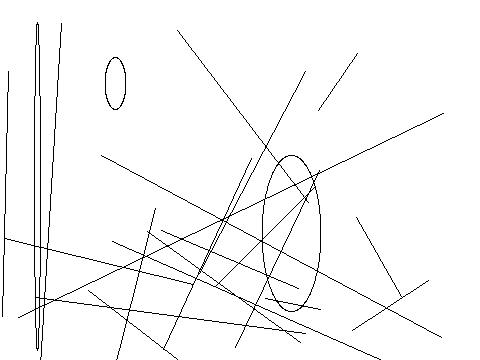

Source code (Python):
from PIL import Image, ImageDraw
image1 = Image.new('RGB', (480, 360), '#ffffff')
draw = ImageDraw.Draw(image1)
c=[105,57,126,109]
draw.ellipse(c,'#ffffff','#000000')
c=[469,126,331,278]
draw.ellipse(c,'#ffffff','#000000')
c=[262,155,321,311]
draw.ellipse(c,'#ffffff','#000000')
c=[168,340,293,303]
draw.ellipse(c,'#ffffff','#000000')
c=[100,281,147,188]
draw.ellipse(c,'#ffffff','#000000')
c=[34,22,40,350]
draw.ellipse(c,'#ffffff','#000000')
c=[300,366,76,223]
draw.ellipse(c,'#ffffff','#000000')
c=[107,66,356,63]
draw.ellipse(c,'#ffffff','#000000')
c=[336,397,260,199]
draw.ellipse(c,'#ffffff','#000000')
c=[215,191,107,351]
draw.ellipse(c,'#ffffff','#000000')
c=[198,241,93,98]
draw.ellipse(c,'#ffffff','#000000')
c=[163,341,65,126]
draw.ellipse(c,'#ffffff','#000000')
c=[342,324,145,66]
draw.ellipse(c,'#ffffff','#000000')
c=[121,333,233,287]
draw.ellipse(c,'#ffffff','#000000')
c=[360,95,127,7]
draw.ellipse(c,'#ffffff','#000000')
c=[102,385,294,182]
draw.ellipse(c,'#ffffff','#000000')
c=[314,129,235,248]
draw.ellipse(c,'#ffffff','#000000')
c=[211,396,214,214]
draw.ellipse(c,'#ffffff','#000000')
c=[350,184,207,167]
draw.ellipse(c,'#ffffff','#000000')
l=[393,365,112,241]
draw.line(l,'#000000')
l=[305,71,199,273]
draw.line(l,'#000000')
l=[39,381,61,23]
draw.line(l,'#000000')
l=[107,396,155,208]
draw.line(l,'#000000')
l=[147,231,300,342]
draw.line(l,'#000000')
l=[35,297,305,333]
draw.line(l,'#000000')
l=[441,337,101,155]
draw.line(l,'#000000')
l=[401,296,356,217]
draw.line(l,'#000000')
l=[443,113,18,317]
draw.line(l,'#000000')
l=[327,475,88,290]
draw.line(l,'#000000')
l=[298,288,161,230]
draw.line(l,'#000000')
l=[193,284,4,238]
draw.line(l,'#000000')
l=[428,280,352,330]
draw.line(l,'#000000')
l=[216,285,314,187]
draw.line(l,'#000000')
l=[318,110,357,53]
draw.line(l,'#000000')
l=[319,170,235,347]
draw.line(l,'#000000')
l=[265,298,320,309]
draw.line(l,'#000000')
l=[177,30,308,202]
draw.line(l,'#000000')
l=[251,158,163,349]
draw.line(l,'#000000')
l=[2,316,8,71]
draw.line(l,'#000000')
image1.save('Artist57.png')